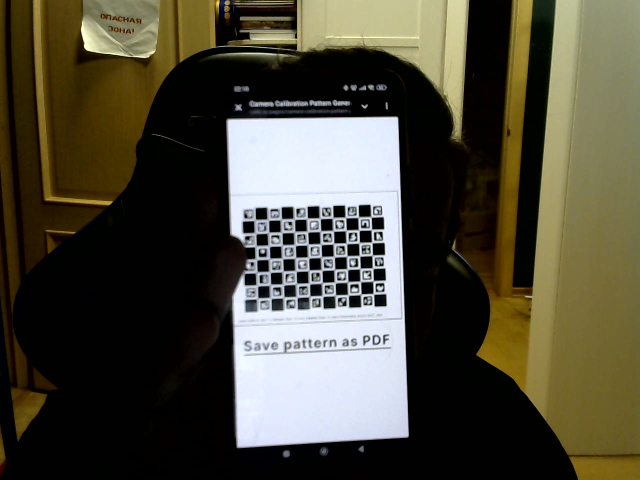
#> input picture data/calibrations/0.png, 1280 x 960 px (shown at 1/2 size); its folder holds only this picture in this run
$ python Timofey_2_camera_calibration.py
#> lines starting #> are read from the running program, lines starting #| are printed output that depends on the picture; after the words box and inside, x2 and y2 are one past the last pixel; in counts of white or black regions, pixels touching at a corner belong together
### utils.py
import cv2
import numpy as np

# [121 lines left out: functions project_points_manual, rotate_mesh, draw_faces, not called in this run]
        ### your code is here ###
        ### DO NOT DELETE THIS ###

def draw_grid(image, color=(0, 255, 0), thickness=1):
    """
    Draws a grid overlay on the given image.

    Args:
        image (numpy.ndarray): The input image on which the grid will be drawn.
        color (tuple, optional): The color of the grid lines in BGR format. Defaults to (0, 255, 0) (green).
        thickness (int, optional): The thickness of the grid lines. Defaults to 1.

    Returns:
        numpy.ndarray: The image with the grid overlay.
    """
    h, w = image.shape[:2]

    grid_size_w = w / 20
    grid_size_h = h / 10

    grid_size_w = max(1, int(round(grid_size_w)))
    grid_size_h = max(1, int(round(grid_size_h)))

    # Draw vertical lines
    for x in range(0, w + 1, grid_size_w):
        cv2.line(image, (x, 0), (x, h), color, thickness)

    # Draw horizontal lines
    for y in range(0, h + 1, grid_size_h):
        cv2.line(image, (0, y), (w, y), color, thickness)

    return image

### Timofey_2_camera_calibration.py
import numpy as np
import cv2
import glob
from utils import draw_grid

# Define pattern size you generated and camera resoution
pattern_size = (7,10)
frameSize = (1920, 1080)

# Termination criteria for calibration
criteria = (cv2.TERM_CRITERIA_EPS + cv2.TERM_CRITERIA_MAX_ITER, 30, 0.001)

# Prepare object points for pattern, like (0,0,0), (1,0,0), (2,0,0) ....,(6,5,0)
objp = np.zeros((pattern_size[0] * pattern_size[1], 3), np.float32)
objp[:, :2] = np.mgrid[0:pattern_size[0], 0:pattern_size[1]].T.reshape(-1, 2)

objpoints = []  # 3d points of the pattern
imgpoints = []  # 2d points detected on frame

images = glob.glob(f'./data/calibrations/*.png')

for img in images:

    img_cv = cv2.imread(img)
#> img_cv is the input picture: shape (960, 1280, 3); mean B, G, R 58.4, 74.1, 77.3
    gray = cv2.cvtColor(img_cv, cv2.COLOR_BGR2GRAY)
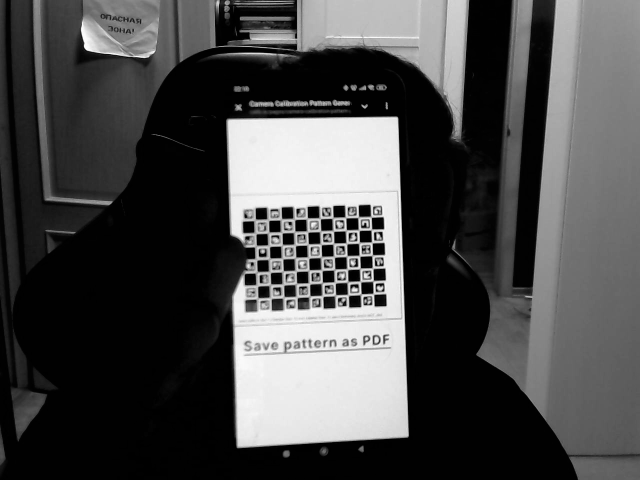
#> gray: shape (960, 1280) (shown at 1/2 size); min 0, max 254, mean 73.3

    # Find the chess board corners
    ret, corners = cv2.findChessboardCorners(gray, pattern_size, None)
#> ret = True; corners = 70 rows, first 8: [515, 597.5], [514, 571.5], [512.5, 544.5], [514.6, 521.4], [513.5, 489.8], [510.5, 466.5], [510, 440.5], [541, 596.5]
    if ret == True:

        objpoints.append(objp)

        corners = cv2.cornerSubPix(gray, corners, (11, 11), (-1, -1), criteria)
#> corners = 70 rows, first 8: [516.6, 599.1], [516.9, 570.4], [515.7, 546.2], [513.5, 518.4], [513.7, 493.5], [511.5, 467.1], [510.1, 440.4], [541.9, 596.5]
        imgpoints.append(corners)

        # Draw and display the corners with index of each corner
        ### DO NOT DELETE THIS ###
        ### your code is here ###
        # cv2.drawChessboardCorners()
        # pass
        cv2.drawChessboardCorners(img_cv,pattern_size,corners,ret)
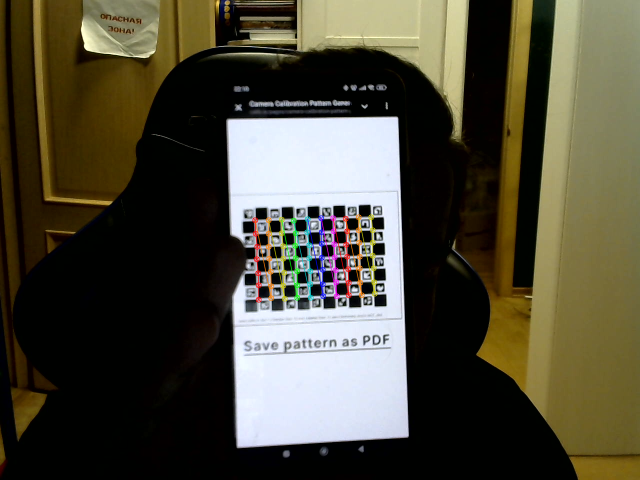
#> img_cv: shape (960, 1280, 3) (shown at 1/2 size); 1.14% of pixels changed, all inside (x1, y1, x2, y2) = (504, 428, 756, 606)
        pass
        cv2.imshow('Img', img_cv)
        # cv2.waitKey(0)
        ### your code is here ###
        ### DO NOT DELETE THIS ###

cv2.destroyAllWindows()

# Calibration results

ret, cameraMatrix, dist, rvecs, tvecs = cv2.calibrateCamera(objpoints, imgpoints, frameSize, None, None)
#> ret = 1.22; cameraMatrix = [[2232.3, 0, 922.6], [0, 2067.7, 496.6], [0, 0, 1]]; dist = [[1.28, 63.12, -0.0115, 0.333, -889]]; rvecs = ([0.0689, -0.0855, -1.61],); tvecs = ([-15.43, 3.91, 75.86],)
print("K", cameraMatrix)
#| K [[2.23231645e+03 0.00000000e+00 9.22608953e+02]
#|  [0.00000000e+00 2.06774577e+03 4.96583153e+02]
#|  [0.00000000e+00 0.00000000e+00 1.00000000e+00]]
print("Distortion coefficients", dist)
#| Distortion coefficients [[ 1.27579652e+00  6.31192300e+01 -1.14993629e-02  3.33406599e-01
#|   -8.89026466e+02]]

cv_file = cv2.FileStorage('./data/calib_cam.xml', cv2.FILE_STORAGE_WRITE)
cv_file.write("K", cameraMatrix)
cv_file.write("dist", dist)
cv_file.release()

# Examine distortion effects
h, w = img_cv.shape[:2]
#> h = 960; w = 1280
newcameramtx, roi = cv2.getOptimalNewCameraMatrix(cameraMatrix, dist, (w, h), 1, (w, h))
#> newcameramtx = [[1506.6, 0, 1074.6], [0, 768.8, 775.9], [0, 0, 1]]; roi = (452, 622, 801, 299)

img = draw_grid(img_cv, color=(0, 255, 0), thickness=1)
#> after the loop in draw_grid, `for x in range(0, w + 1, grid_size_w):`:
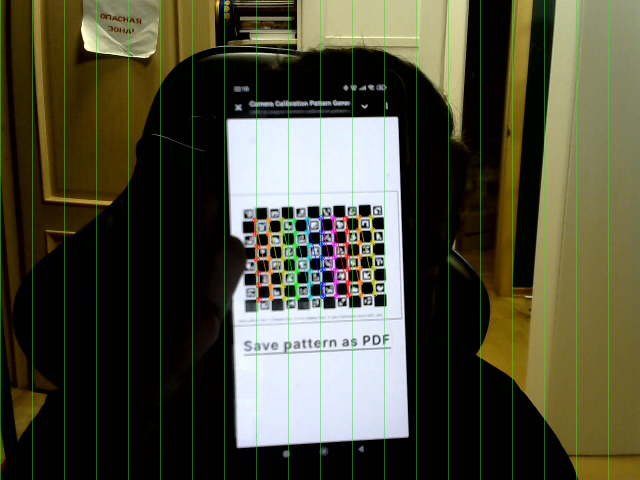
#> image: shape (960, 1280, 3) (shown at 1/2 size); mean B, G, R 57.1, 76.8, 76.4
#> after the loop in draw_grid, `for y in range(0, h + 1, grid_size_h):`:
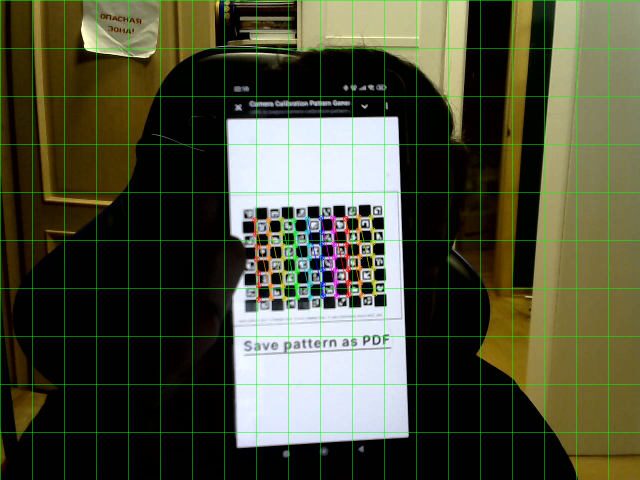
#> image: shape (960, 1280, 3) (shown at 1/2 size); 1.03% of pixels changed, all inside (x1, y1, x2, y2) = (1, 0, 1280, 865)
cv2.imwrite('./data/utils/orig.png', img)

undst = cv2.undistort(img, cameraMatrix, dist, None, newcameramtx)
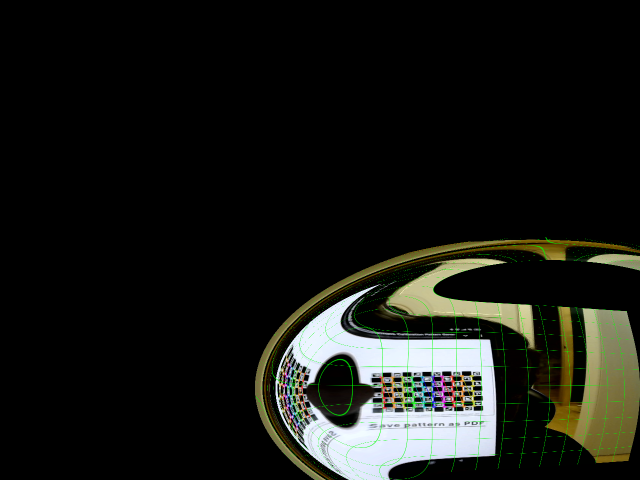
#> undst: shape (960, 1280, 3) (shown at 1/2 size); mean B, G, R 21.4, 25.6, 24.5
cv2.imwrite('./data/utils/undst.png', undst)

$ run again, on data/calibrations/12.png
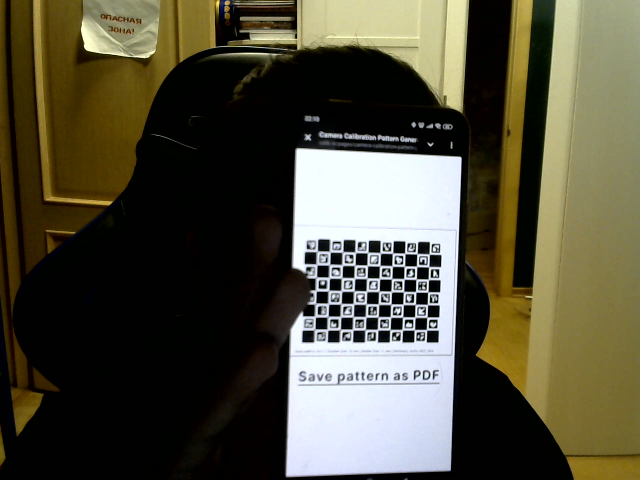
#> input picture data/calibrations/12.png, 1280 x 960 px (shown at 1/2 size)
#> img_cv is the input picture: shape (960, 1280, 3); mean B, G, R 59.8, 78.1, 81.4
#> `ret, corners = cv2.findChessboardCorners(gray, pattern_size, None)`: ret = True; corners = 70 rows, first 8: [629.5, 659.5], [630, 633.5], [631, 607.5], [639, 590], [641, 548], [632.5, 530], [634, 503], [655, 659.5]
#> `corners = cv2.cornerSubPix(gray, corners, (11, 11), (-1, -1), criteria)`: corners = 70 rows, first 8: [631.1, 661.5], [632.5, 632.7], [632.9, 608.5], [632.9, 580.7], [634.7, 555.9], [634.1, 529.6], [634.3, 502.8], [655.9, 659.4]
#> img_cv: shape (960, 1280, 3); 1.13% of pixels changed, all inside (x1, y1, x2, y2) = (625, 497, 865, 669)
#> `ret, cameraMatrix, dist, rvecs, tvecs = cv2.calibrateCamera(objpoints,..`: ret = 1.07; cameraMatrix = [[4826.4, 0, 947], [0, 4340.6, 538.8], [0, 0, 1]]; dist = [[21.44, -1096.2, -0.0937, 0.537, -9.5]]; rvecs = ([0.426, -0.357, -1.51],); tvecs = ([-11.28, 4.71, 166],)
#| K [[4.82639877e+03 0.00000000e+00 9.47009821e+02]
#|  [0.00000000e+00 4.34057955e+03 5.38752476e+02]
#|  [0.00000000e+00 0.00000000e+00 1.00000000e+00]]
#| Distortion coefficients [[ 2.14406250e+01 -1.09617598e+03 -9.36581377e-02  5.36718922e-01
#|   -9.49638669e+00]]
#> newcameramtx = [[5004.7, 0, 982], [0, 4251.4, 527.7], [0, 0, 1]]; roi = (0, 78, 1246, 811)
#> after the loop in draw_grid, `for y in range(0, h + 1, grid_size_h):`:
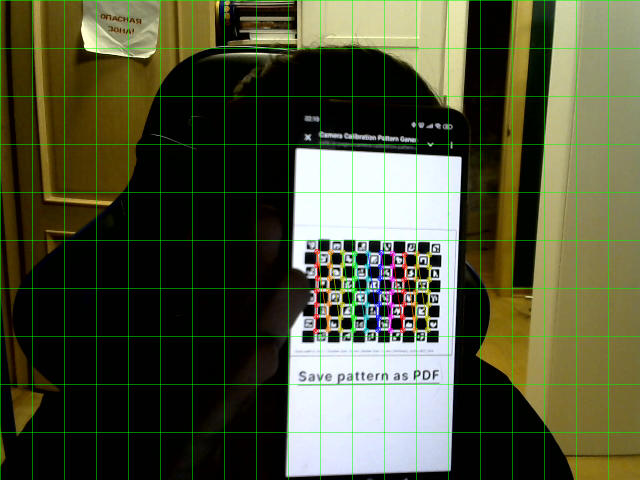
#> image: shape (960, 1280, 3) (shown at 1/2 size); mean B, G, R 57.9, 82.5, 79.5
#> `undst = cv2.undistort(img, cameraMatrix, dist, None, newcameramtx)`:
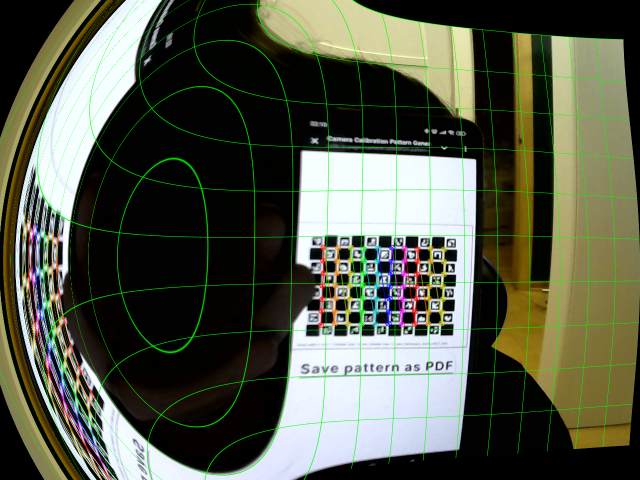
#> undst: shape (960, 1280, 3) (shown at 1/2 size); mean B, G, R 73, 89.9, 85.4

$ run again, on data/calibrations/1.png
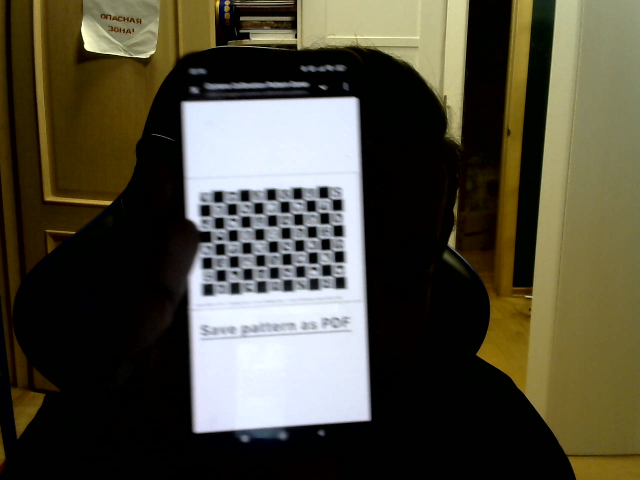
#> input picture data/calibrations/1.png, 1280 x 960 px (shown at 1/2 size)
#> img_cv is the input picture: shape (960, 1280, 3); mean B, G, R 60.7, 76.3, 79.5
#> `ret, corners = cv2.findChessboardCorners(gray, pattern_size, None)`: ret = True; corners = 70 rows, first 8: [431, 566.5], [427.5, 539.5], [427.5, 512.5], [435, 489], [431, 453], [425, 434], [423, 406.5], [457.5, 563]
#> `corners = cv2.cornerSubPix(gray, corners, (11, 11), (-1, -1), criteria)`: corners = 70 rows, first 8: [430.6, 565.3], [429.5, 538.5], [426.8, 513.2], [435, 489], [424.7, 460.4], [425.5, 434.3], [422.3, 407.6], [455.3, 563.6]
#> img_cv: shape (960, 1280, 3); 1.14% of pixels changed, all inside (x1, y1, x2, y2) = (416, 392, 674, 572)
#> `ret, cameraMatrix, dist, rvecs, tvecs = cv2.calibrateCamera(objpoints,..`: ret = 1.42; cameraMatrix = [[15177.1, 0, 952.5], [0, 15845.6, 542.3], [0, 0, 1]]; dist = [[43.01, -10805.1, -0.0453, -0.0708, -25.19]]; rvecs = ([-0.238, -0.0833, -1.61],); tvecs = ([-20.28, 0.893, 613.2],)
#| K [[1.51770743e+04 0.00000000e+00 9.52517636e+02]
#|  [0.00000000e+00 1.58456143e+04 5.42347618e+02]
#|  [0.00000000e+00 0.00000000e+00 1.00000000e+00]]
#| Distortion coefficients [[ 4.30058605e+01 -1.08050697e+04 -4.52555727e-02 -7.07791565e-02
#|   -2.51885164e+01]]
#> newcameramtx = [[12334.4, 0, 1017], [0, 13133.9, 589.7], [0, 0, 1]]; roi = (259, 163, 1014, 759)
#> after the loop in draw_grid, `for y in range(0, h + 1, grid_size_h):`:
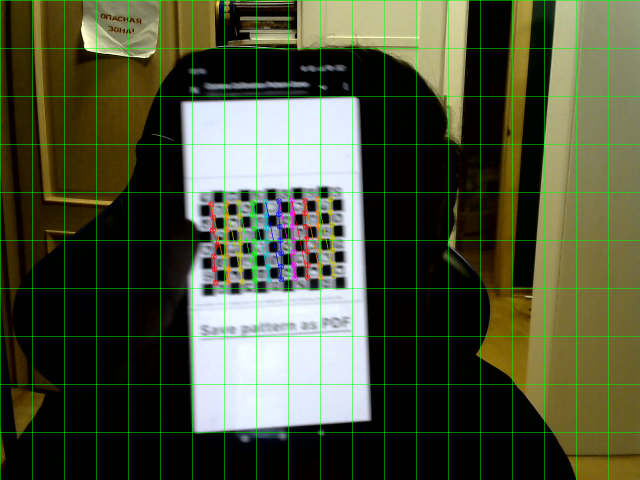
#> image: shape (960, 1280, 3) (shown at 1/2 size); mean B, G, R 58.7, 80.7, 77.6
#> `undst = cv2.undistort(img, cameraMatrix, dist, None, newcameramtx)`:
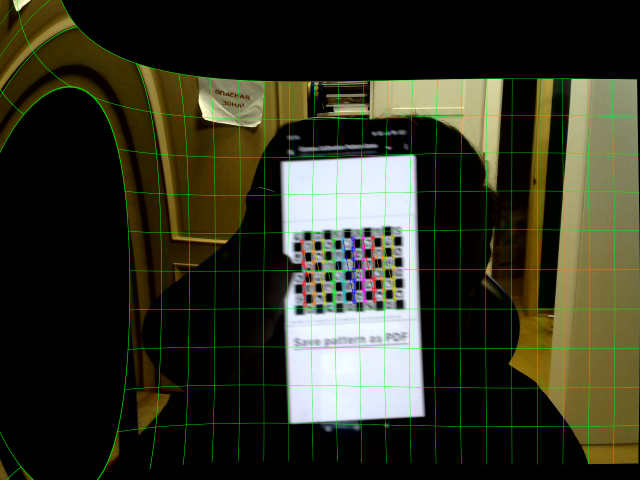
#> undst: shape (960, 1280, 3) (shown at 1/2 size); mean B, G, R 36.4, 52.8, 51.1
